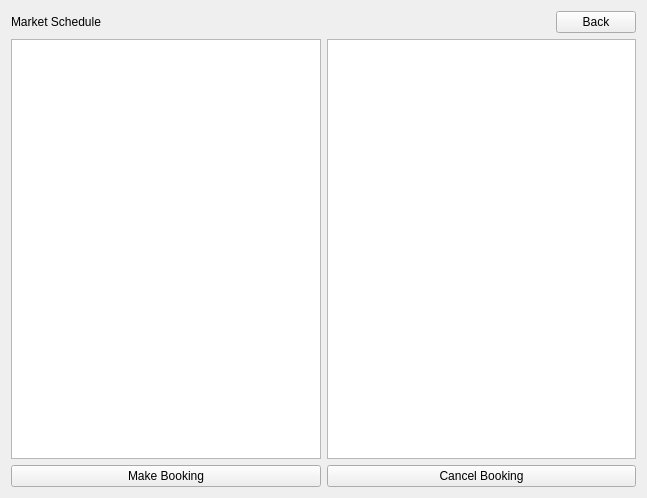
<?xml version="1.0" encoding="UTF-8"?>
<ui version="4.0">
 <class>MarketSchedule</class>
 <widget class="QWidget" name="MarketSchedule">
  <property name="geometry">
   <rect>
    <x>0</x>
    <y>0</y>
    <width>647</width>
    <height>498</height>
   </rect>
  </property>
  <property name="windowTitle">
   <string>Form</string>
  </property>
  <layout class="QVBoxLayout" name="verticalLayout_2">
   <item>
    <layout class="QHBoxLayout" name="horizontalLayout_3">
     <item>
      <widget class="QLabel" name="label">
       <property name="sizePolicy">
        <sizepolicy hsizetype="Preferred" vsizetype="Preferred">
         <horstretch>5</horstretch>
         <verstretch>0</verstretch>
        </sizepolicy>
       </property>
       <property name="text">
        <string>Market Schedule</string>
       </property>
      </widget>
     </item>
     <item>
      <widget class="QPushButton" name="back">
       <property name="text">
        <string>Back</string>
       </property>
      </widget>
     </item>
    </layout>
   </item>
   <item>
    <layout class="QHBoxLayout" name="horizontalLayout">
     <item>
      <widget class="QListView" name="listView"/>
     </item>
     <item>
      <widget class="QListView" name="listView_2"/>
     </item>
    </layout>
   </item>
   <item>
    <layout class="QHBoxLayout" name="horizontalLayout_4">
     <item>
      <widget class="QPushButton" name="make_booking">
       <property name="text">
        <string>Make Booking</string>
       </property>
      </widget>
     </item>
     <item>
      <widget class="QPushButton" name="cancel_booking">
       <property name="text">
        <string>Cancel Booking</string>
       </property>
      </widget>
     </item>
    </layout>
   </item>
  </layout>
 </widget>
 <resources/>
 <connections/>
</ui>
